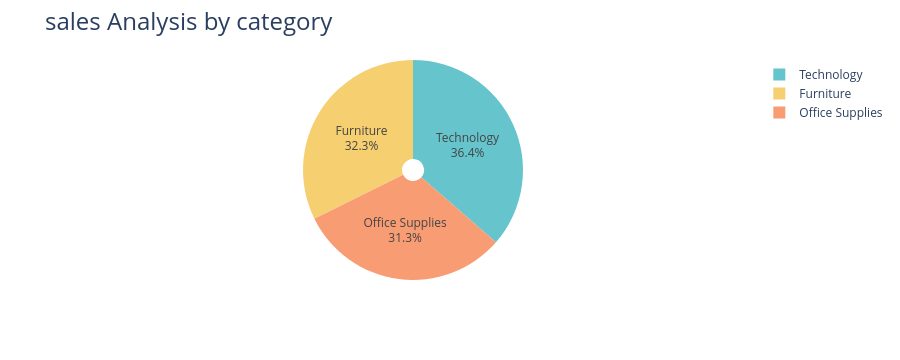

The notebook cell saved with this chart:
### Code cell
fig.update_traces(textposition = 'inside',textinfo = 'percent+label')
fig.update_layout(title_text = 'sales Analysis by category', title_font= dict(size=24))
fig.show()

### Figure 1 — Plotly figure (JSON) as saved in the notebook; plotly's stock layout.template omitted (floating-point values rounded to 4 significant figures)
{"data": [{"domain": {"x": [0, 1], "y": [0, 1]}, "hole": 0.1, "hovertemplate": "Category=%{label}<br>Sales=%{value}<extra></extra>", "labels": ["Furniture", "Office Supplies", "Technology"], "legendgroup": "", "name": "", "showlegend": true, "textinfo": "percent+label", "textposition": "inside", "type": "pie", "values": [742000.0, 719000.0, 836200.0]}], "layout": {"autosize": true, "height": 360, "legend": {"tracegroupgap": 0}, "margin": {"t": 60}, "piecolorway": ["rgb(102, 197, 204)", "rgb(246, 207, 113)", "rgb(248, 156, 116)", "rgb(220, 176, 242)", "rgb(135, 197, 95)", "rgb(158, 185, 243)", "rgb(254, 136, 177)", "rgb(201, 219, 116)", "rgb(139, 224, 164)", "rgb(180, 151, 231)", "rgb(179, 179, 179)"], "title": {"font": {"size": 24}, "text": "sales Analysis by category"}}}
